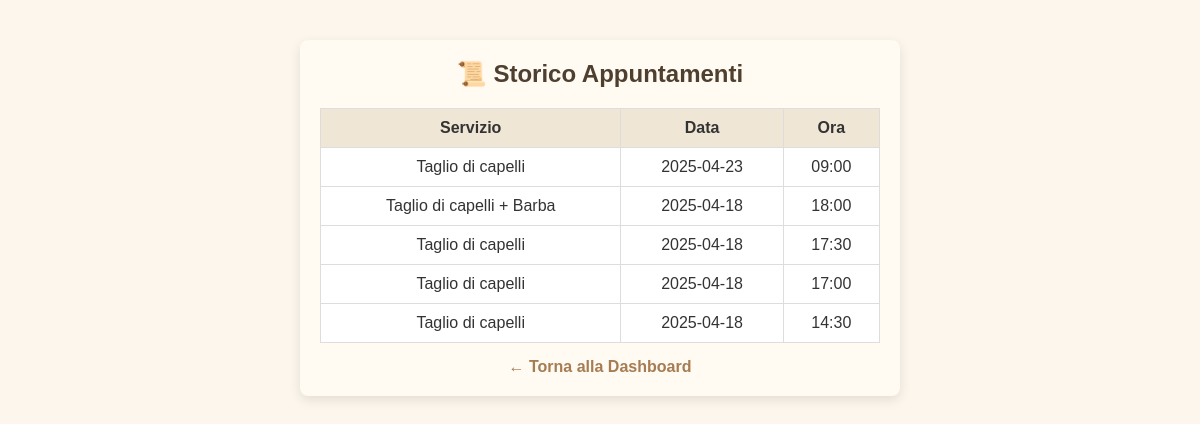
The app's page /user_history (signed in), older data.
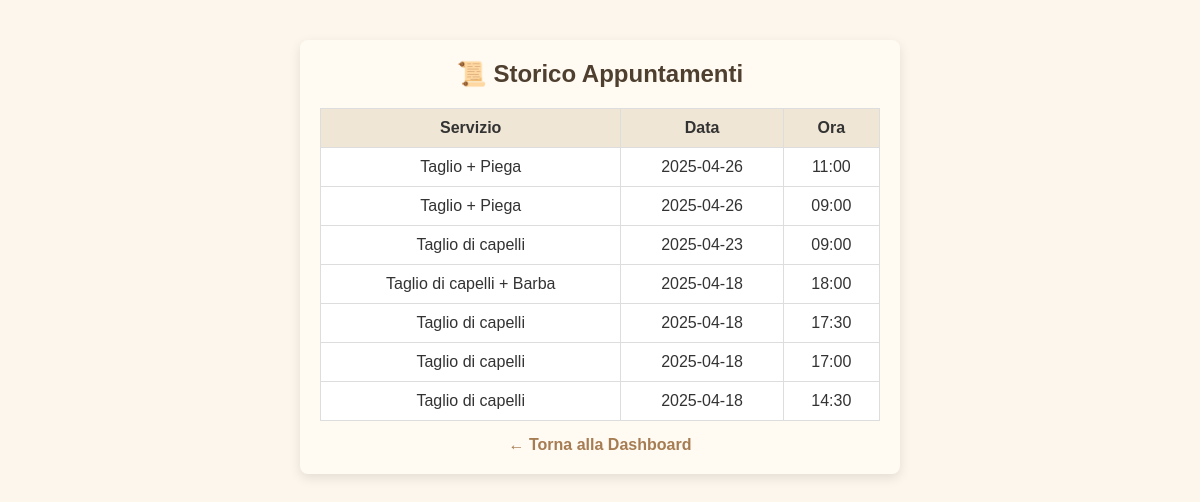
The same page, newer data.
### tables this page shows
CREATE TABLE appointments (
            id INTEGER PRIMARY KEY AUTOINCREMENT,
            user_id INTEGER NOT NULL,
            service TEXT NOT NULL,
            date TEXT NOT NULL,
            time TEXT NOT NULL, barber TEXT NOT NULL DEFAULT 'Mattia', tipo TEXT DEFAULT 'barbiere',
            FOREIGN KEY (user_id) REFERENCES users(id)
        );

### app.py (the view)
@app.route('/user_history')
def user_history():
    if 'user_id' not in session:
        return redirect(url_for('login_user'))
    user_id = session['user_id']
    today = datetime.now().strftime("%Y-%m-%d")
    now_time = datetime.now().strftime("%H:%M")
    conn = sqlite3.connect('bookings.db')
    cursor = conn.cursor()
    cursor.execute("""
        SELECT service, date, time
        FROM appointments
        WHERE user_id = ? AND (date < ? OR (date = ? AND time < ?))
        ORDER BY date DESC, time DESC
    """, (user_id, today, today, now_time))
    appointments = cursor.fetchall()
    conn.close()
    return render_template('user_history.html', appointments=appointments)

### templates/user_history.html (shortened to what this page needs)
<!DOCTYPE html>
<html lang="it">
<head>
  <link rel="stylesheet" href="{{ url_for('static', filename='style.css') }}">
</head>
<body>
  <div class="container">
    <h2>📜 Storico Appuntamenti</h2>
    {% if appointments %}
      <table>
        <thead>
          <tr>
            <th>Servizio</th>
            <th>Data</th>
            <th>Ora</th>
          </tr>
        </thead>
        <tbody>
          {% for a in appointments %}
          <tr>
            <td>{{ a[0] }}</td>
            <td>{{ a[1] }}</td>
            <td>{{ a[2] }}</td>
          </tr>
          {% endfor %}
        </tbody>
      </table>
    {% else %}
      <p>Non hai appuntamenti passati.</p>
    {% endif %}
    <a href="{{ url_for('user_dashboard') }}">← Torna alla Dashboard</a>
  </div>
</body>
</html>

### static/style.css (style rules this page uses)
* { box-sizing: border-box; margin: 0; padding: 0; }
body { font-family: 'Arial', sans-serif; background-color: #fdf6ec; color: #333; display: flex; flex-direction: column; align-items: center; padding: 20px; }
.container { width: 100%; max-width: 600px; background: #fffaf2; padding: 20px; border-radius: 8px; box-shadow: 0 4px 12px rgba(0, 0, 0, 0.1); margin: 20px 0; }
h1, h2, h3 { text-align: center; color: #4e3f2f; margin-bottom: 15px; }
a { display: block; text-align: center; margin-top: 15px; text-decoration: none; color: #a67c52; font-weight: bold; }
table { width: 100%; border-collapse: collapse; margin-top: 20px; background-color: #fff; color: #333; }
table, th, td { border: 1px solid #ddd; }
th, td { padding: 10px; text-align: center; }
th { background-color: #f0e6d6; color: #333; }

Row changes from the older to the newer data that the page shows:
added appointments: service "Taglio + Piega", date "2025-04-26", time "11:00"
added appointments: service "Taglio + Piega", date "2025-04-26", time "09:00"
